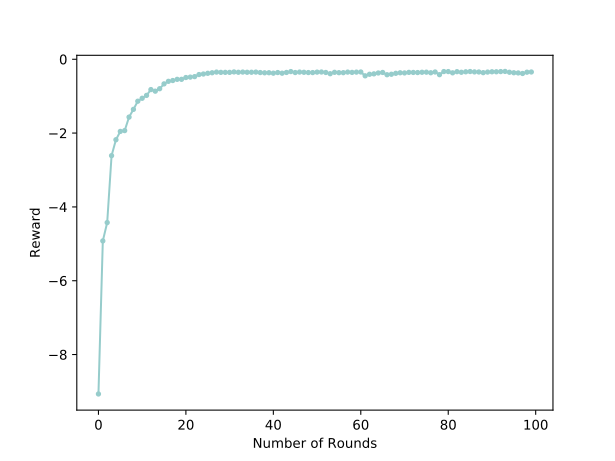

This figure's Python source:
import json
import pickle
import os
import pandas as pd
import numpy as np
import matplotlib.pyplot as plt

path_to_result = "result.json"

with open(path_to_result, 'r') as result:
	result_dic = json.load(result)
	numRounds = result_dic["NumRounds"]
	numIntersections = result_dic["NumberIntersections"]

RoundReward = []

# numIntersections = 2

# for i in range(numRounds):
# 	for i in range(numIntersections):
# 		sample_file = open(os.path.join("train_round", "total_samples_inter_{0}".format(i) + ".pkl"), "rb")
# 		with open(sample_file, 'rb') as f:

total_inter_reward = []
for i in range(numIntersections):
	sample_file = os.path.join("train_round", "total_samples_inter_{0}".format(i) + ".pkl")
	inter_reward = []
	with open(sample_file, 'rb') as f:
		while True:
			try:
				sample_set = pickle.load(f)
				samples_set_df = pd.DataFrame.from_records(sample_set,columns= ['state','action','next_state','inst_reward','reward','time','generator'])
				reward_col = samples_set_df['reward']
				round_mean_reward = np.mean(reward_col)
				inter_reward.append(round_mean_reward)
			except EOFError:
				break
	total_inter_reward.append(inter_reward)

# inter_reward = np.array(inter_reward)
# print(inter_reward)
# print(inter_reward.shape)

# total_inter_reward = np.array(total_inter_reward)
# print(total_inter_reward)
# print(total_inter_reward.shape)

sum_reward = np.sum(total_inter_reward, axis=0)
print(sum_reward)
print(sum_reward.shape)

x = np.arange(100)
y = sum_reward
plt.plot(x, y, color="#96cccb", marker=".", linestyle="-")
plt.xlabel("Number of Rounds")
plt.ylabel("Reward")
plt.savefig("reward.svg")

